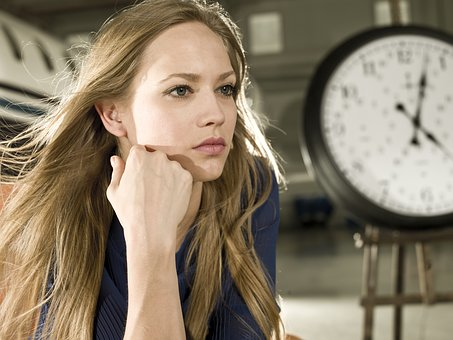
#> input picture image.png, 453 x 340 px
$ python example-blur.py
#> lines starting #> are read from the running program, lines starting #| are printed output that depends on the picture
import PIL.Image, PIL.ImageFilter
im = PIL.Image.open('image.png')
#> im is the input picture: PIL image 453x340 RGB; mean R, G, B 138.2, 124.7, 103.8
im2 = im.filter(PIL.ImageFilter.BLUR)
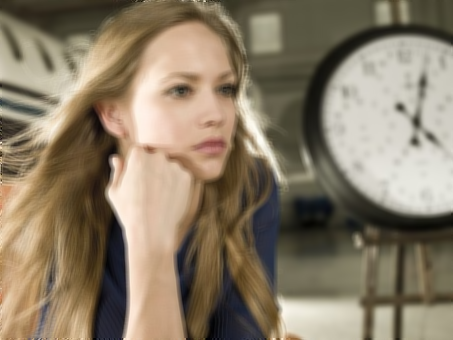
#> im2: PIL image 453x340 RGB; mean R, G, B 138.2, 124.7, 103.8
im2.save('image-blur.png', 'jpeg')
